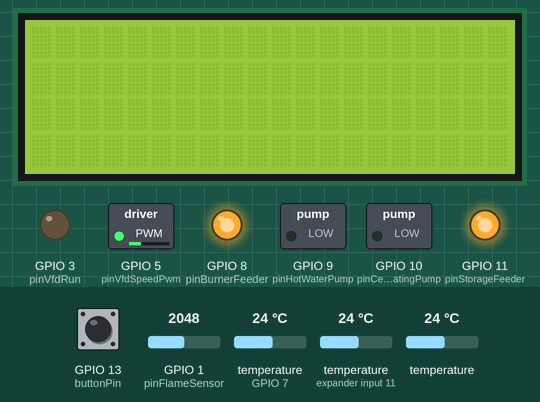
Simulated run of this sketch. Board: ESP32-S3. Shown: 20×4 character LCD, switched loads named in the sketch (green lamp = pin HIGH), output pins drawn as LEDs (lit = HIGH). The inputs (shaded band) are chosen by the test bench; at power-on: temperature (sensors on GPIO 7, expander input 11) 24 °C, GPIO 1 (pinFlameSensor) = 2048, GPIO 13 (buttonPin) LOW, temperature 24 °C. The local clock reads 2024-03-15 10:24:30 at power-on unless the sketch sets it; what the sketch prints to the serial monitor is not drawn.

Above: at 1.2 s.
1.3 s: temperature (sensor on GPIO 7) set to 12 °C
At 2.0 s:
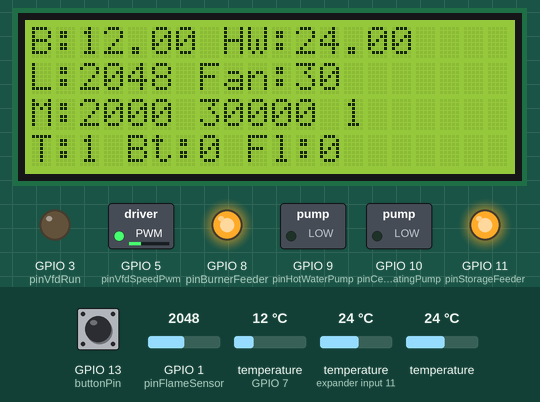
3.2 s: temperature (sensor on expander input 11) set to 12 °C
At 4.0 s:
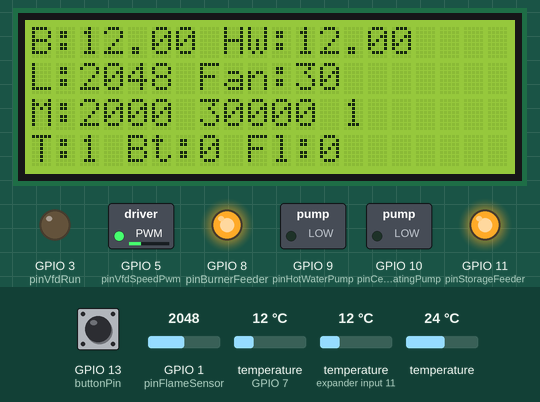
4.8 s: GPIO 1 (pinFlameSensor) set to 2866
At 5.7 s:
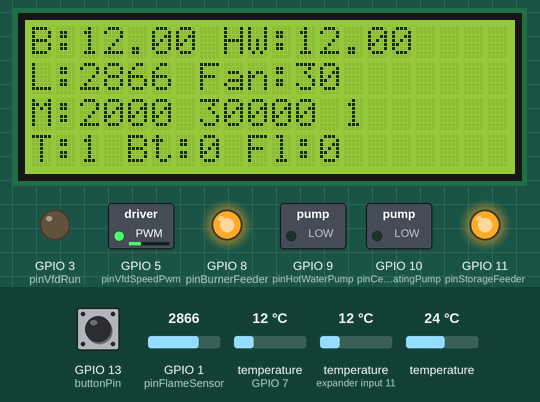
6.4 s: GPIO 13 (buttonPin) pulled HIGH for 3.2 s
At 9.3 s:
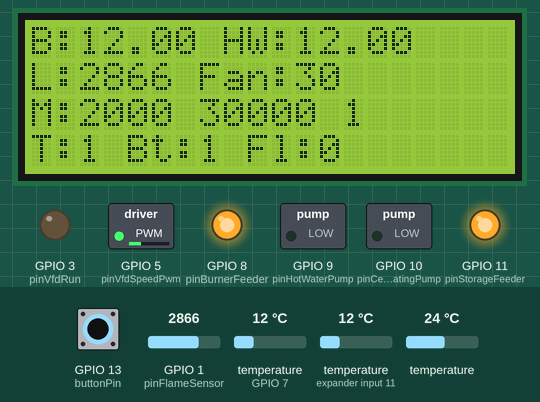
13.0 s: temperature (sensor on GPIO 7) set to 19 °C
At 13.6 s:
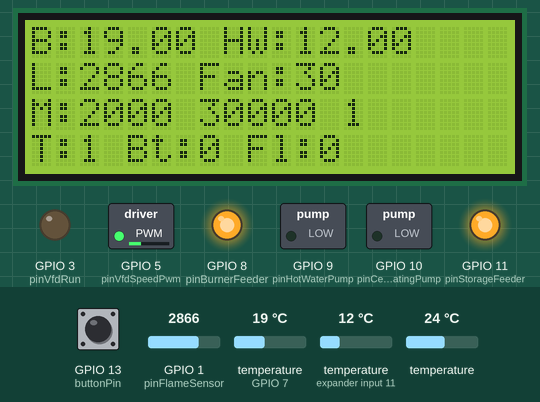
14.5 s: temperature (sensor on expander input 11) set to 19 °C
At 31.4 s:
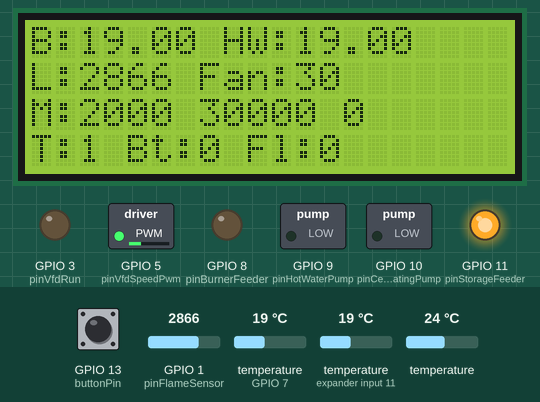
Timing chart, 0 to 32.6 s (numbered marks = the images above; inputs shaded):
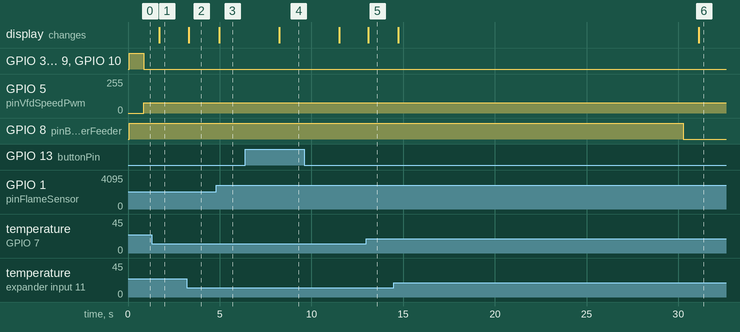

Measured:
- after the input at 1.3 s, the display: changes after 0.41 s (image 1)
- after the input at 3.2 s, the display: changes after 0.10 s (image 2)
- after the input at 4.8 s, the display: changes after 0.18 s (image 3)
- after the input at 6.4 s, the display: changes after 1.8 s (image 4)
- after the input at 13.0 s, the display: changes after 0.09 s (image 5)
- after the input at 14.5 s, the display: first changes after 0.23 s (image 6 shows a later state)

The sketch:

vfd_control.ino
```cpp
// VFD control layer for fan motor:
// - RUN/STOP on digital output (typically to relay input or VFD DI)
// - Speed command on PWM output (to PWM-to-0..10V converter for VFD AI)

const int pinVfdRun = 3;
const int pinVfdSpeedPwm = 5;

// Change this if your relay module input is active HIGH.
const bool VFD_RUN_PIN_ACTIVE_LOW = true;

const int VFD_PWM_MIN_DUTY = 0;
const int VFD_PWM_MAX_DUTY = 255;

#if defined(ARDUINO_ARCH_ESP32)
const int VFD_PWM_CHANNEL = 0;
const int VFD_PWM_FREQ_HZ = 1000;
const int VFD_PWM_RESOLUTION_BITS = 8;
#endif

int lastFanPowerPercent = -1;
bool lastVfdRunState = false;
bool vfdRunStateInitialized = false;

void vfdSetRun(bool run)
{
  if (vfdRunStateInitialized && run == lastVfdRunState)
  {
    return;
  }

  lastVfdRunState = run;
  vfdRunStateInitialized = true;

  if (VFD_RUN_PIN_ACTIVE_LOW)
  {
    digitalWrite(pinVfdRun, run ? LOW : HIGH);
  }
  else
  {
    digitalWrite(pinVfdRun, run ? HIGH : LOW);
  }
}

void vfdControlBegin()
{
  pinMode(pinVfdRun, OUTPUT);

#if defined(ARDUINO_ARCH_ESP32)
  ledcSetup(VFD_PWM_CHANNEL, VFD_PWM_FREQ_HZ, VFD_PWM_RESOLUTION_BITS);
  ledcAttachPin(pinVfdSpeedPwm, VFD_PWM_CHANNEL);
  ledcWrite(VFD_PWM_CHANNEL, 0);
#else
  pinMode(pinVfdSpeedPwm, OUTPUT);
  analogWrite(pinVfdSpeedPwm, 0);
#endif

  // Safe default at startup.
  vfdSetRun(false);
}

void vfdSetSpeedPercent(int percent)
{
  percent = constrain(percent, 0, 100);

  if (percent == lastFanPowerPercent)
  {
    return;
  }

  lastFanPowerPercent = percent;

  int duty = map(percent, 0, 100, VFD_PWM_MIN_DUTY, VFD_PWM_MAX_DUTY);

#if defined(ARDUINO_ARCH_ESP32)
  ledcWrite(VFD_PWM_CHANNEL, duty);
#else
  analogWrite(pinVfdSpeedPwm, duty);
#endif

  // Optional RUN/STOP driven from speed command.
  vfdSetRun(percent > 0);
}
```

algorithm.ino
```cpp
#include "RTClib.h"
#include <Wire.h>
#include <LiquidCrystal_I2C.h>
#include <OneWire.h>
#include <DallasTemperature.h>

// Fan motor control is now done with a VFD:
// - RUN/STOP through a digital output (to a relay or direct DI, depending on VFD wiring)
// - Speed as 0..100% through PWM (use PWM-to-0..10V module for VFD analog input)

void vfdControlBegin();
void vfdSetSpeedPercent(int percent);


// Set the LCD address to 0x27 for a 16 chars and 2 line display
LiquidCrystal_I2C lcd(0x27, 20, 4); // set the LCD address to 0x27 for a 16 chars and 2 line display
int screenPreviousMillis;
const int SCREEN_INTERVAL_MILLIS = 1000;

const int pinBurnerFeeder = 8;
const int pinHotWaterPump = 9;
const int pinCentralHeatingPump = 10;
const int pinStorageFeeder = 11;
const int pinFlameSensor = A0;
const int buttonPin = 13;
const int pinOneWireTempSensors = 7;
bool relays = true;

// Temperature Sensors
OneWire oneWire(pinOneWireTempSensors); // Setup a oneWire instance to communicate with any OneWire devices
DallasTemperature sensors(&oneWire);    // Pass our oneWire reference to Dallas Temperature.
int deviceCount = 0;
float tempC, boiler_temp, hot_water_temp, waste_gas_temp;
bool thermostat = true;

// Real-Time Clock
RTC_DS1307 rtc;
DateTime now;

// Button
int buttonState = 0;

// Flame Sensor
int flameSensorValue = 0; // variable to store the value coming from the sensor
unsigned long flameSensorPreviousMillis = 0;
const int FLAME_INTERVAL_MILLIS = 1000;
unsigned int flameCounts = 0;
unsigned int flameSum = 0;
const byte FLAME_SENSOR_SAMPLES = 10;
bool flameOn;
int motor_running = HIGH; // initial state of LED
long rememberTime = 0;    // this is used by the code

// Other
unsigned long onDuration;
unsigned long offDuration;
int fanPower;
bool chimney_needs_clean;

// Count cycle time
int loop_counter;                   //holds the count for every loop pass
int time_shown_counter;             //holds the count for every loop pass
long loop_timer_now;                //holds the current millis
long loop_timer_previous_millis;    //holds the previous millis
float loop_time;                    //holds difference (loop_timer_now - previous_millis) = total execution time
long show_time_counter_every = 100; //Show average time every x loops


void setup()
{
  Serial.begin(9600);

  lcd.init(); // initialize the lcd
  lcd.backlight();

  pinMode(buttonPin, INPUT);
  pinMode(pinBurnerFeeder, OUTPUT);
  pinMode(pinHotWaterPump, OUTPUT);
  pinMode(pinCentralHeatingPump, OUTPUT);
  pinMode(pinStorageFeeder, OUTPUT);
  digitalWrite(pinBurnerFeeder, HIGH);
  digitalWrite(pinHotWaterPump, HIGH);
  digitalWrite(pinCentralHeatingPump, HIGH);
  digitalWrite(pinStorageFeeder, HIGH);

  sensors.begin(); // Start up the library
  // locate devices on the bus
  Serial.print("Locating devices...");
  Serial.print("Found ");
  deviceCount = sensors.getDeviceCount();
  Serial.print(deviceCount, DEC);
  Serial.println(" devices.");
  Serial.println("");

  Serial.print("Loading Clock... ");
  rtc.begin();
  Serial.println("Done");

  vfdControlBegin();


  //checkflame(pinFlameSensor, 800, 3, 1000);
}

void loop()
{
  buttonState = digitalRead(buttonPin);

  sensors.requestTemperatures(); // Send command to all the sensors for temperature conversion

  boiler_temp = sensors.getTempCByIndex(0);
  hot_water_temp = sensors.getTempCByIndex(1);
  waste_gas_temp = sensors.getTempCByIndex(2);

  motor_control(boiler_temp, &onDuration, &offDuration, &fanPower);
  vfdSetSpeedPercent(fanPower);

  if (motor_running == LOW)
  {
    if ((millis() - rememberTime) >= onDuration)
    {
      motor_running = HIGH;
      rememberTime = millis();
    }
  }
  else
  {
    if ((millis() - rememberTime) >= offDuration)
    {
      motor_running = LOW;
      rememberTime = millis();
    }
  }

  if (relays)
  {
    digitalWrite(pinBurnerFeeder, motor_running);
    thermostat ? digitalWrite(pinCentralHeatingPump, LOW) : digitalWrite(pinCentralHeatingPump, HIGH);
    hot_water_temp < 60 ? digitalWrite(pinHotWaterPump, LOW) : digitalWrite(pinHotWaterPump, HIGH);
  }

  chimney_needs_clean = waste_gas_temp > 130 ? true : false;

  update_lcd(rtc.now());
  flame_counts();
  loopcount();
}
```

support.ino
```cpp
void printdate(DateTime now)
{
  Serial.print(now.year(), DEC);
  Serial.print('/');
  Serial.print(now.month(), DEC);
  Serial.print('/');
  Serial.print(now.day(), DEC);
  Serial.print(" ");
  Serial.print(now.hour(), DEC);
  Serial.print(':');
  Serial.print(now.minute(), DEC);
  Serial.print(':');
  Serial.print(now.second(), DEC);
  Serial.println();

  /*

  Serial.print(" (");
  Serial.print(daysOfTheWeek[now.dayOfTheWeek()]);
  Serial.print(") ");

  Serial.print(" since midnight 1/1/1970 = ");
  Serial.print(now.unixtime());
  Serial.print("s = ");
  Serial.print(now.unixtime() / 86400L);
  Serial.println("d");
  */
}

void update_lcd(DateTime now)
{
  if (millis() - screenPreviousMillis >= SCREEN_INTERVAL_MILLIS)
  {
    screenPreviousMillis = millis();
    lcd.setCursor(0, 0);
    lcd.print("B:");
    lcd.print(boiler_temp);
    lcd.setCursor(8, 0);
    lcd.print("HW:");
    lcd.print(hot_water_temp);
    lcd.setCursor(0, 1);
    lcd.print("L:");
    lcd.print(analogRead(pinFlameSensor));
    lcd.setCursor(7, 1);
    lcd.print("Fan:");
    lcd.print(fanPower);
    lcd.setCursor(0, 2);
    lcd.print("M:");
    lcd.print(onDuration);
    lcd.print(" ");
    lcd.print(offDuration);
    lcd.print(" ");
    lcd.print(motor_running);
    lcd.setCursor(0, 3);
    lcd.print("T:");
    lcd.print(thermostat);
    lcd.setCursor(4, 3);
    lcd.print("Bt:");
    lcd.print(buttonState);
    lcd.setCursor(9, 3);
    lcd.print("Fl:");
    lcd.print(flameOn);

    /*
    lcd.setCursor(15, 3);
    lcd.print(now.hour());
    lcd.print(':');
    lcd.print(now.minute());
    lcd.print(':');
    */
  }
}

void checkflame(int flamepin, int flame_min_light, int counts, int delay_btw_counts)
{
  int average_light = 0;
  Serial.println("Checking Ignition... ");

  while (average_light < flame_min_light)
  {
    for (int counts = 0; counts < 20; counts++)
    {
      average_light += analogRead(flamepin);
      delay(delay_btw_counts);
    }
    average_light /= 10;
  }
  flameOn = true;
  //Serial.println("Done");
}

void motor_control(int boiler_temperature, unsigned long *onDuration, unsigned long *offDuration, int *fanPower)
{
  if (boiler_temperature <= 55)
  {
    *onDuration = 2000;
    *offDuration = 30000;
    *fanPower = 30;
  }
  else if (boiler_temperature <= 65)
  {
    *onDuration = 1000;
    *offDuration = 60000;
    *fanPower = 20;
  }
  else
  {
    *onDuration = 1000;
    *offDuration = 90000;
    *fanPower = 10;
  }

  // Fan command is always 0..100 with 1-step resolution.
  *fanPower = constrain(*fanPower, 0, 100);
}

void flame_counts()
{
  if (millis() - flameSensorPreviousMillis >= FLAME_INTERVAL_MILLIS)
  {
    flameSensorPreviousMillis = millis();
    flameSum += analogRead(pinFlameSensor);
    flameCounts++;
  }

  if (flameCounts == FLAME_SENSOR_SAMPLES)
  {
    flameOn = flameSum / flameCounts < 500 ? true : false;
    flameCounts = 0;
    flameSum = 0;
  }
}

void loopcount()
{
  loop_counter++;
  if (loop_counter % show_time_counter_every == 0)
  {
    Serial.println(loop_counter);
    time_shown_counter++;
    loop_timer_previous_millis = loop_timer_now;
    loop_timer_now = millis();
    //loop_counter = 0;
    loop_time = (loop_timer_now - loop_timer_previous_millis) / (time_shown_counter * show_time_counter_every);
    Serial.print("Average loop time is ");
    Serial.println(loop_time);
  }
}

/*
  // Display temperature from each sensor
  for (int i = 0; i < deviceCount; i++)
  {
    tempC = sensors.getTempCByIndex(i);
    Serial.print("Sensor ");
    Serial.print(i + 1);
    Serial.print(": ");
    Serial.print(tempC);
    Serial.println("C");
    delay(500);
  }
  Serial.println("");
*/
```
